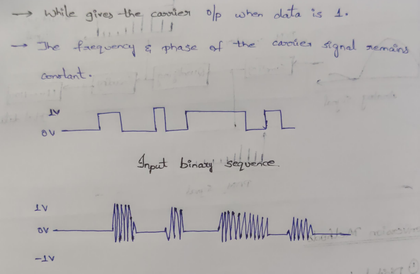
%> input picture test_text.png, 420 x 274 px, shrunk from 975 x 636 before the run
$ octave enrich_text.m   (GNU Octave 9; MATLAB toolbox functions it lacks are replaced by stand-ins)
%> lines starting %> are read from the running program, lines starting %| are printed output that depends on the picture
clear all
a=imread('test_text.png');
%> a is the input picture: size 274x420x3 uint8; mean R, G, B 178, 174.5, 172.9
r=im2gray(a);
[m,n]=size(r);
%> m = 274; n = 420
fil=[0 -1 0;-1 4 -1;0 -1 0];


imtool(r);
%150 below are written text

for i=1:m
    for j=1:n
        if(r(i,j)>140)
            res(i,j)=255;
        else
            res(i,j)=0;
        end
    end
end
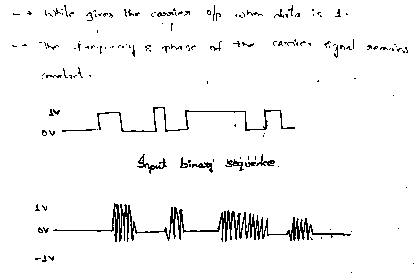
%> res: size 274x420 double; 96.4% white; black in thin lines or dots

figure,imshow(res);

r=im2double(res);
for i=2:m-1
    for j=2:n-1
        h=[fil(1,1)*r(i-1,j-1) fil(1,2)*r(i-1,j) fil(1,3)*r(i-1,j+1);...
            fil(2,1)*r(1,j-1) fil(2,2)*r(i,j) fil(2,3)*r(i,j+1);...
            fil(3,1)*r(i+1,j-1) fil(3,2)*r(i+1,j) fil(3,3)*r(i+1,j+1)];
  out1(i,j)=(1/9)*sum(sum(h));
    end
end
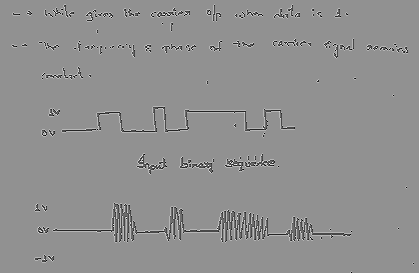
%> out1: size 273x419 double; min -113.3, max 85, mean -1; drawn with min black and max white
figure,imshow(out1);
%> after `imshow(out1)`:
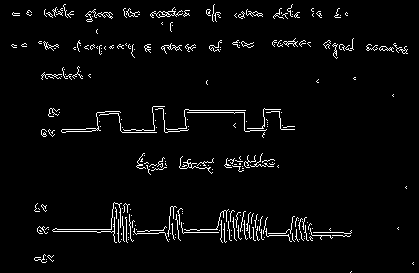
%> displayed picture: size 273x419, on the screen's scale of 0 to 255; 3.4% white in thin lines or dots
